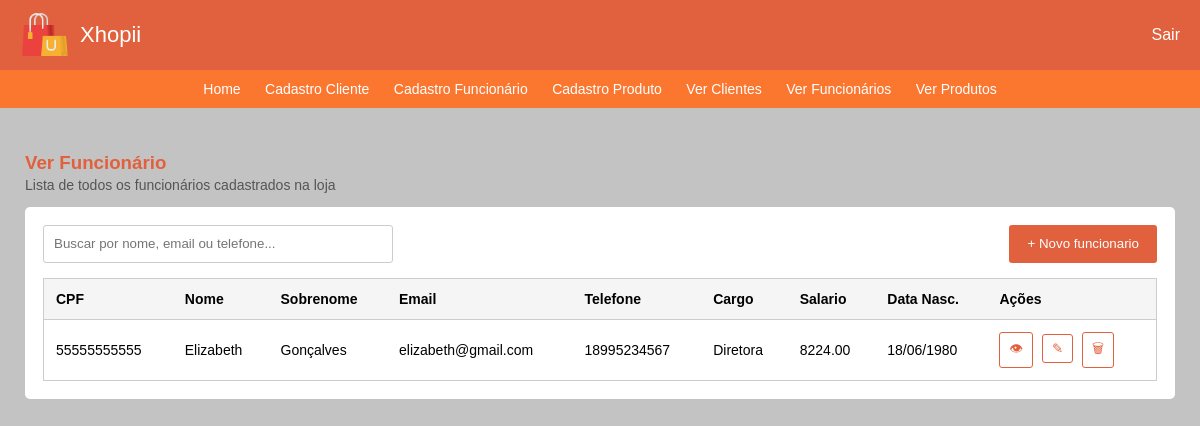
Page /view/ver_funcionarios.php on the earlier database version.
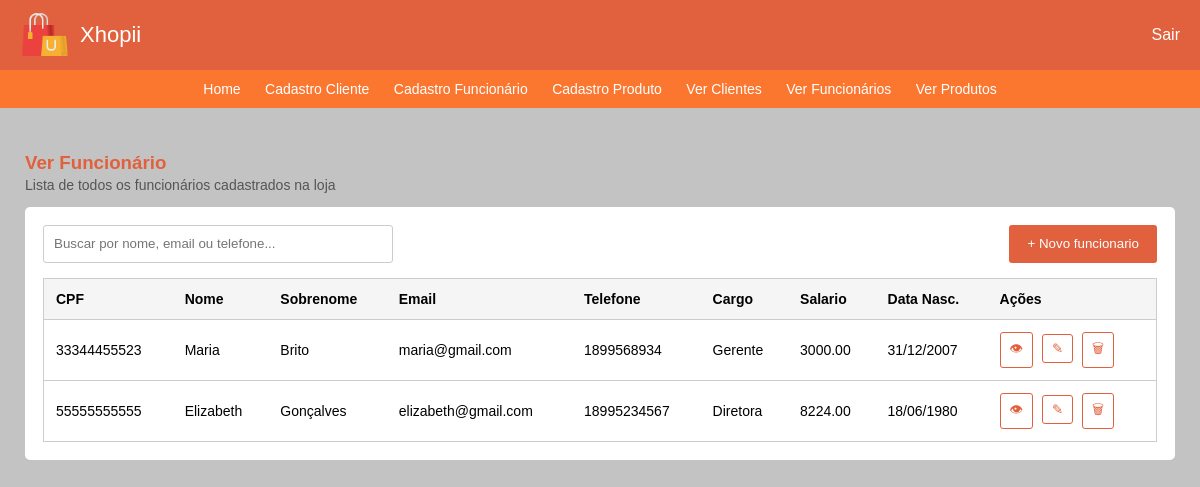
Same page on the later database version.
### tables this page shows
CREATE TABLE `funcionario` (
  `cpf` varchar(15) NOT NULL,
  `nome` varchar(60) NOT NULL,
  `sobrenome` varchar(60) NOT NULL,
  `dataNasc` date NOT NULL,
  `telefone` varchar(15) NOT NULL,
  `cargo` varchar(50) NOT NULL,
  `salario` decimal(10,2) NOT NULL,
  `email` varchar(50) NOT NULL,
  `senha` varchar(20) NOT NULL,
  `foto_perfil` longblob DEFAULT NULL
);

### model/BancoDeDados.php (called while the page is built, shortened)
<?php
class BancoDeDados{
    private $host;
    private $login;
    private $senha;
    private $dataBase;
    public function __construct($Host, $Login, $Senha, $DataBase){
        $this->host = $Host;
        $this->login = $Login;
        $this->senha = $Senha;
        $this->dataBase = $DataBase;
    }
    public function conectarBD(){
        $conexao = mysqli_connect($this->host,$this->login,$this->senha,$this->dataBase);
        return($conexao);
    }
public function retornarFuncionarios(){
    $conexao = $this->conectarBD();
    $consulta = "SELECT * FROM funcionario";
    $listaFuncionario = mysqli_query($conexao,$consulta);
    return $listaFuncionario;
}
}
?>

### view/ver_funcionarios.php (the view, shortened to what this page needs)
<?php
require_once("../model/BancoDeDados.php");
$banco = new BancoDeDados("localhost", "root", "", "xhoppi");
$funcionarios = $banco->retornarFuncionarios();
?>
<!DOCTYPE html>
<html lang="pt-BR">
<head>
    <link rel="stylesheet" href="../CSS/ver_cliente.css">
    <link rel="stylesheet" href="../CSS/rodape.css">
</head>
<body>
<header>
    <section class="cabecalho-logo">
        <img src="../img/logo.png">
        <p>Xhopii</p>
    </section>
    <a href="logout.php" id="sair">Sair</a>
</header>
<nav>
    <a href="home-page.php">Home</a>
    <a href="cadastro_cliente.php">Cadastro Cliente</a>
    <a href="cadastro_funcionario.php">Cadastro Funcionário</a>
    <a href="cadastro_produto.php">Cadastro Produto</a>
    <a href="ver_cliente.php">Ver Clientes</a>
    <a href="#">Ver Funcionários</a>
    <a href="produtos.php">Ver Produtos</a>
</nav>
<section class="area-clientes">
    <section class="titulo-clientes">
        <h1>Ver Funcionário</h1>
        <p>Lista de todos os funcionários cadastrados na loja</p>
    </section>
    <section class="card-clientes">
        <section class="filtros-clientes">
            <input type="text" placeholder="Buscar por nome, email ou telefone...">
            <a href="cadastro_funcionario.php">
                <button>+ Novo funcionario</button>
            </a>
        </section>
        <table>
            <thead>
                <tr>
                    <th>CPF</th>
                    <th>Nome</th>
                    <th>Sobrenome</th>
                    <th>Email</th>
                    <th>Telefone</th>
                    <th>Cargo</th>
                    <th>Salario</th>
                    <th>Data Nasc.</th>
                    <th>Ações</th>
                </tr>
            </thead>
            <tbody>
                <?php while($funcionario = mysqli_fetch_assoc($funcionarios)){ ?>
                    <tr>
                        <td><?php echo $funcionario['cpf']; ?></td>
                        <td><?php echo $funcionario['nome']; ?></td>
                        <td><?php echo $funcionario['sobrenome']; ?></td>
                        <td><?php echo $funcionario['email']; ?></td>
                        <td><?php echo $funcionario['telefone']; ?></td>
                        <td><?php echo $funcionario['cargo']; ?></td>
                        <td><?php echo $funcionario['salario']; ?></td>
                        <td><?php echo date("d/m/Y", strtotime($funcionario['dataNasc'])); ?></td>
                        <td class="acoes">
                            <button>👁</button>
                            <button>✎</button>
                            <button>🗑</button>
                        </td>
                    </tr>
                <?php } ?>
            </tbody>
        </table>
    </section>
</section>
</body>
</html>

Differences in the rows shown:
added funcionario: cpf "33344455523", nome "Maria", sobrenome "Brito", email "maria@gmail.com", telefone "1899568934", cargo "Gerente", salario "3000.00", dataNasc "31/12/2007"
